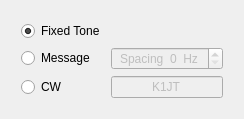
            <widget class="QWidget" name="page_3">
             <layout class="QHBoxLayout" name="horizontalLayout_17">
              <item>
               <spacer name="horizontalSpacer_4">
                <property name="orientation">
                 <enum>Qt::Horizontal</enum>
                </property>
                <property name="sizeHint" stdset="0">
                 <size>
                  <width>10</width>
                  <height>20</height>
                 </size>
                </property>
               </spacer>
              </item>
              <item>
               <layout class="QVBoxLayout" name="verticalLayout_12">
                <item>
                 <spacer name="verticalSpacer_7">
                  <property name="orientation">
                   <enum>Qt::Vertical</enum>
                  </property>
                  <property name="sizeType">
                   <enum>QSizePolicy::Preferred</enum>
                  </property>
                  <property name="sizeHint" stdset="0">
                   <size>
                    <width>20</width>
                    <height>10</height>
                   </size>
                  </property>
                 </spacer>
                </item>
                <item>
                 <layout class="QGridLayout" name="gridLayout_2">
                  <item row="1" column="0">
                   <widget class="QRadioButton" name="rbEchoMessage">
                    <property name="sizePolicy">
                     <sizepolicy hsizetype="Minimum" vsizetype="Fixed">
                      <horstretch>0</horstretch>
                      <verstretch>0</verstretch>
                     </sizepolicy>
                    </property>
                    <property name="minimumSize">
                     <size>
                      <width>0</width>
                      <height>0</height>
                     </size>
                    </property>
                    <property name="maximumSize">
                     <size>
                      <width>16777215</width>
                      <height>16777215</height>
                     </size>
                    </property>
                    <property name="text">
                     <string>Message</string>
                    </property>
                   </widget>
                  </item>
                  <item row="1" column="1">
                   <widget class="HintedSpinBox" name="sbToneSpacing">
                    <property name="enabled">
                     <bool>false</bool>
                    </property>
                    <property name="sizePolicy">
                     <sizepolicy hsizetype="Minimum" vsizetype="Fixed">
                      <horstretch>0</horstretch>
                      <verstretch>0</verstretch>
                     </sizepolicy>
                    </property>
                    <property name="minimumSize">
                     <size>
                      <width>0</width>
                      <height>0</height>
                     </size>
                    </property>
                    <property name="maximumSize">
                     <size>
                      <width>16777215</width>
                      <height>16777215</height>
                     </size>
                    </property>
                    <property name="alignment">
                     <set>Qt::AlignCenter</set>
                    </property>
                    <property name="suffix">
                     <string>  Hz</string>
                    </property>
                    <property name="prefix">
                     <string>Spacing  </string>
                    </property>
                   </widget>
                  </item>
                  <item row="0" column="0">
                   <widget class="QRadioButton" name="rbFixedTone">
                    <property name="sizePolicy">
                     <sizepolicy hsizetype="Minimum" vsizetype="Fixed">
                      <horstretch>0</horstretch>
                      <verstretch>0</verstretch>
                     </sizepolicy>
                    </property>
                    <property name="minimumSize">
                     <size>
                      <width>0</width>
                      <height>0</height>
                     </size>
                    </property>
                    <property name="maximumSize">
                     <size>
                      <width>16777215</width>
                      <height>16777215</height>
                     </size>
                    </property>
                    <property name="text">
                     <string>Fixed Tone</string>
                    </property>
                    <property name="checked">
                     <bool>true</bool>
                    </property>
                   </widget>
                  </item>
                  <item row="2" column="1">
                   <widget class="QLineEdit" name="leEchoMessage">
                    <property name="enabled">
                     <bool>false</bool>
                    </property>
                    <property name="sizePolicy">
                     <sizepolicy hsizetype="Minimum" vsizetype="Fixed">
                      <horstretch>0</horstretch>
                      <verstretch>0</verstretch>
                     </sizepolicy>
                    </property>
                    <property name="maximumSize">
                     <size>
                      <width>16777215</width>
                      <height>16777215</height>
                     </size>
                    </property>
                    <property name="text">
                     <string>K1JT</string>
                    </property>
                    <property name="alignment">
                     <set>Qt::AlignCenter</set>
                    </property>
                   </widget>
                  </item>
                  <item row="2" column="0">
                   <widget class="QRadioButton" name="rbEchoCW">
                    <property name="sizePolicy">
                     <sizepolicy hsizetype="Minimum" vsizetype="Fixed">
                      <horstretch>0</horstretch>
                      <verstretch>0</verstretch>
                     </sizepolicy>
                    </property>
                    <property name="minimumSize">
                     <size>
                      <width>0</width>
                      <height>0</height>
                     </size>
                    </property>
                    <property name="maximumSize">
                     <size>
                      <width>16777215</width>
                      <height>16777215</height>
                     </size>
                    </property>
                    <property name="text">
                     <string>CW</string>
                    </property>
                   </widget>
                  </item>
                 </layout>
                </item>
                <item>
                 <spacer name="verticalSpacer_5">
                  <property name="orientation">
                   <enum>Qt::Vertical</enum>
                  </property>
                  <property name="sizeType">
                   <enum>QSizePolicy::Preferred</enum>
                  </property>
                  <property name="sizeHint" stdset="0">
                   <size>
                    <width>20</width>
                    <height>10</height>
                   </size>
                  </property>
                 </spacer>
                </item>
               </layout>
              </item>
              <item>
               <spacer name="horizontalSpacer_5">
                <property name="orientation">
                 <enum>Qt::Horizontal</enum>
                </property>
                <property name="sizeHint" stdset="0">
                 <size>
                  <width>10</width>
                  <height>20</height>
                 </size>
                </property>
               </spacer>
              </item>
             </layout>
            </widget>
